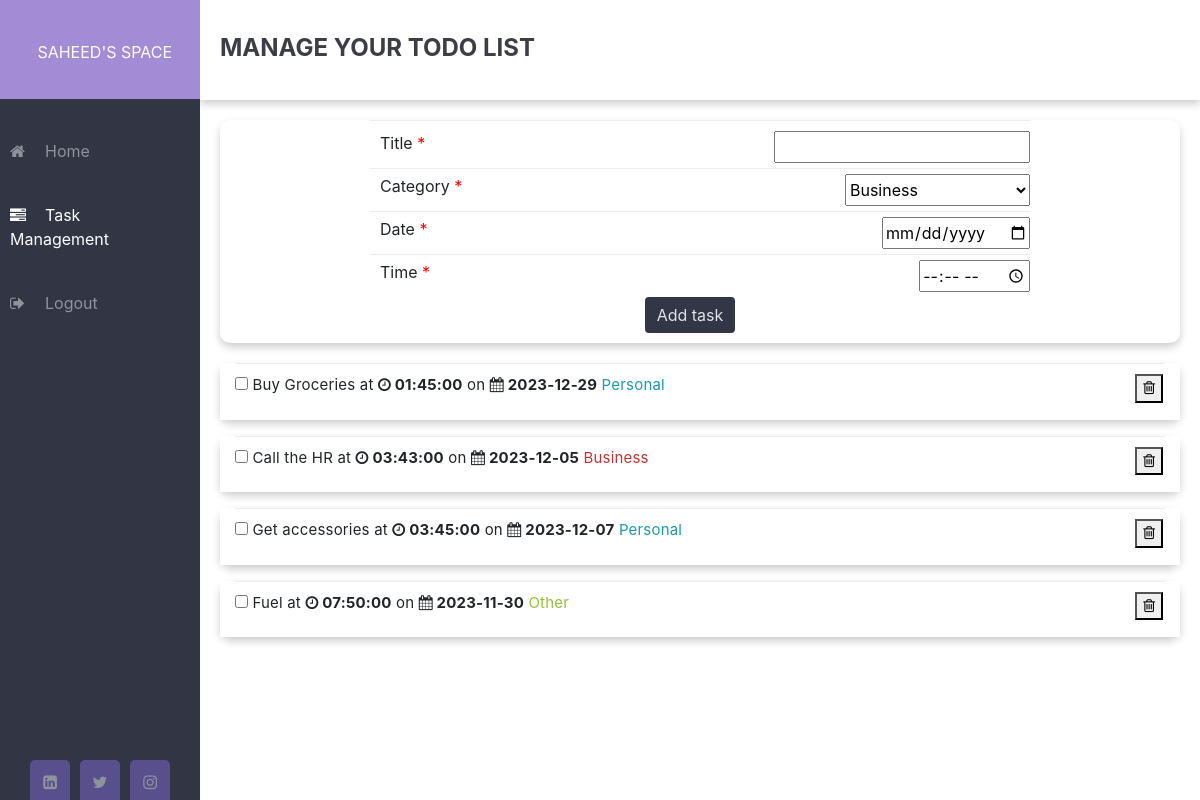
The page /manage-task (signed in) on the database as committed earlier.
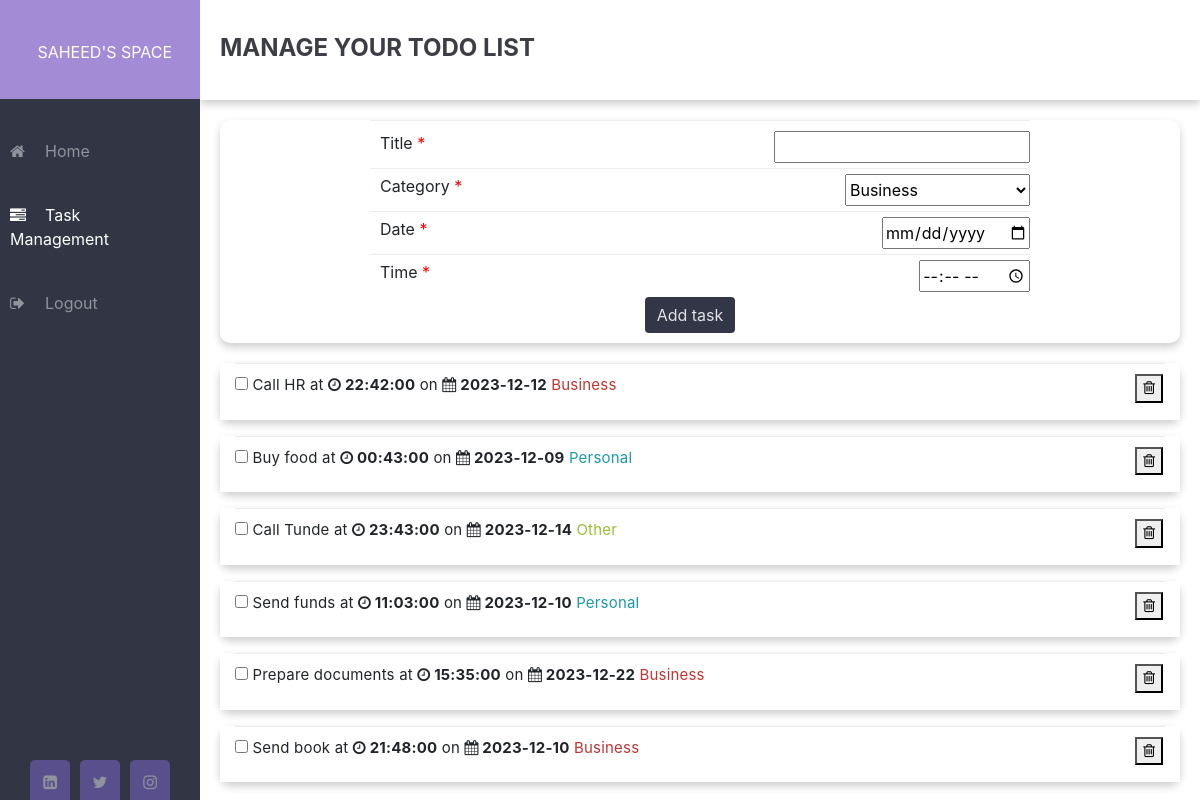
The same page on the database as committed later.
### core/models/auth.py (models this page shows, shortened)
class User(UserMixin, db.Model):
    __tablename__ = "user"
    id = db.Column(db.Integer, primary_key=True)
    username = db.Column(db.String(64), index=True, unique=True)
    email = db.Column(db.String(120), index=True, unique=True)
    password_hash = db.Column(db.String(128))
    todo = db.relationship("Todo", backref="author", lazy="dynamic")

### core/models/todo.py (models this page shows, shortened)
class Todo(db.Model):
    id = db.Column(db.Integer, primary_key=True)
    title = db.Column(db.String(140))
    date = db.Column(db.Date())
    time = db.Column(db.Time())
    category = db.Column(db.String, db.ForeignKey("category.id"))
    user_id = db.Column(db.Integer, db.ForeignKey("user.id"))

### core/task/views.py (the view, shortened to what this page needs)
@task.route("/manage-task", methods=["GET", "POST"])
@login_required
def manage_task():
    user = current_user
    todos = Todo.query.filter_by(author=user).all()
    date = datetime.now()
    now = date.strftime("%Y-%m-%d")
    time = date.strftime("%H:%M")
    form = TaskForm()
    form.category.choices = [
        (category.id, category.name) for category in Category.query.all()
    ]
    return render_template(
        "tasks.html",
        title="Manage Tasks",
        form=form,
        todos=todos,
        DateNow=now,
        TimeNow=time,
    )

### core/task/forms.py
class TaskForm(FlaskForm):
    title = StringField("Title", validators=[DataRequired()])
    category = SelectField("Category", coerce=int, validators=[DataRequired()])
    date = DateField("Date", format="%Y-%m-%d", validators=[DataRequired()])
    time = TimeField("Time", format="%H:%M", validators=[DataRequired()])
    submit = SubmitField("Add task")

### core/models/auth.py (called while the page is built)
@login.user_loader
def load_user(id):
    return User.query.get(int(id))

### core/templates/tasks.html (shortened to what this page needs)
{% extends "base.html" %} {% block content %}
<div class="task_content categories">
  <div class="">
    <div class="content">
      <div class="welcome">
        <span class="welcome-text">Manage Your ToDo List</span>
      </div>
      <form action="" method="post" novalidate>
        <div class="inputContainer Task">
          <div>
            {{ form.title.label }}
            <span style="color: red">*</span>
          </div>
          <br />
          {{ form.title(size=20) }}
        </div>
        <div class="inputContainer choice">
          <div>
            {{ form.category.label}}
            <span style="color: red">*</span>
          </div>
          <br />
          {{ form.category}}
        </div>
        <div class="inputContainer date">
          <div>
            {{ form.date.label }}
            <span style="color: red">*</span>
          </div>
          <br />
          {{ form.date }}
        </div>
        <div class="inputContainer time">
          <div>
            {{ form.time.label }}
            <span style="color: red">*</span>
          </div>
          <br />
          {{ form.time }}
        </div>
        <div class="buttons">{{ form.submit(class="taskAdd btn") }}</div>
      </form>
      {% for todo in todos %}
      <form action="{{url_for("task.delete_task")}}" method="post">
        <div class="tabs effect-1">
          <div class="tab-container">
            <section id="tab-item-1">
              <ul class="taskList">
                <li class="currentTaskItem">
                  <input
                    type="checkbox"
                    class="taskCheckbox"
                    name="checkedbox"
                    id="{{ todo.id }}"
                    value="{{ todo.id }}"
                  />
                  <label for="{{ todo.id }}"
                    ><span class="complete-">{{ todo.title }}</span></label
                  >
                  <span class="taskDone">at</span>
                  <strong class="taskDone"
                    ><i class="fa fa-clock-o"></i> {{ todo.time }}</strong
                  >
                  <span class="taskDone">on</span>
                  <strong class="taskDatee taskDone"
                    ><i class="fa fa-calendar"></i> {{ todo.date }}</strong
                  >
                  <span class="categorypage-{{ todo.category }}"
                    >{{ todo.category }}</span
                  >
                  <button
                    class="taskDelete"
                    name="taskDelete"
                    formnovalidate=""
                    type="submit"
                  >
                    <i class="fa fa-trash-o icon"></i>
                  </button>
                </li>
              </ul>
            </section>
          </div>
        </div>
      </form>
      {% endfor %}
    </div>
  </div>
</div>
{% endblock %}

### core/templates/base.html (shortened to what this page needs)
<!DOCTYPE html>
<html>
  <head>
    <link
      rel="stylesheet"
      type="text/css"
      href="{{ url_for('static', filename='styles.css') }}"
    />
    <link
      rel="stylesheet"
      href="https://maxcdn.bootstrapcdn.com/bootstrap/4.0.0-beta/css/bootstrap.min.css"
    />
    <link
      rel="stylesheet"
      type="text/css"
      href="https://maxcdn.bootstrapcdn.com/font-awesome/4.7.0/css/font-awesome.min.css"
    />
  </head>
  <body>
    {% if request.url_rule.endpoint != 'index'
      and request.url_rule.endpoint != 'auth.login'
        and request.url_rule.endpoint != 'auth.register' %}
          <div class="wrapper">
    {% endif %}
      {% if request.url_rule.endpoint != 'index'
        and request.url_rule.endpoint != 'auth.login'
          and request.url_rule.endpoint != 'auth.register' %}
          {%include 'sidebar.html' %}
      {% endif %}
      {% block content %} {% endblock content%}
      {% if request.url_rule.endpoint != 'index'
        and request.url_rule.endpoint != 'auth.login'
          and request.url_rule.endpoint != 'auth.register' %}
          </div>
      {% endif %}
  </body>
</html>

### core/templates/sidebar.html (shortened to what this page needs)
<div id="mySidebar" class="sidebar">
  <div class="top-sidebar">&nbsp;{{current_user.username}}'s Space</div>
  <ul>
    <li>
      <a
        class="{% if request.url_rule.endpoint == 'home.homepage' %} active {% endif %}"
        href="{{url_for('home.homepage')}}"
        ><i class="fa fa-home"></i>Home</a
      >
    </li>
    <li>
      <a
        class="{% if request.url_rule.endpoint == 'task.manage_task' %} active {% endif %}"
        href="{{url_for('task.manage_task')}}"
        ><i class="fa fa-tasks"></i>Task Management</a
      >
    </li>
    <li>
      <a href="{{url_for('auth.logout')}}"
        ><i class="fa fa-sign-out"></i>Logout</a
      >
    </li>
  </ul>
  <div class="social_media">
    <a href="https://www.linkedin.com/in/abdulsalam-saheed/"
      ><i class="fa fa-linkedin-square"></i
    ></a>
    <a href="#"><i class="fa fa-twitter"></i></a>
    <a href="#"><i class="fa fa-instagram"></i></a>
  </div>
</div>

### core/static/styles.css (style rules this page uses)
*, *:before, *:after { -webkit-box-sizing: border-box; -moz-box-sizing: border-box; box-sizing: border-box; }
body { padding: 0; margin: 0; font-family: "Nunito", sans-serif; list-style: none; text-decoration: none; min-height: 100vh; overflow-x: hidden; }
ul { list-style-type: none; }
.wrapper { display: flex; position: relative; }
.wrapper .sidebar { width: 200px; height: 100%; background: #313544; padding-left: 0px; padding-right: 0px; padding-bottom: 30px; position: fixed; overflow-x: hidden; }
.wrapper .sidebar .top-sidebar { color: #fff; background: #a48bd5; margin-bottom: 20px; padding: 40px 0px 35px 5px; text-transform: uppercase; text-align: center; }
.wrapper .sidebar ul { padding-left: 0px; }
.wrapper .sidebar ul li { padding: 20px 20px 20px 10px; }
.wrapper .sidebar ul li .active { color: #fff; }
.wrapper .sidebar ul li a { color: #8f939b; display: block; }
.wrapper .sidebar ul li a .fa { width: 35px; }
.wrapper .sidebar .social_media { position: absolute; bottom: 0; left: 50%; transform: translateX(-50%); display: flex; }
.wrapper .sidebar .social_media a { display: block; width: 40px; background: #594f8d; height: 40px; line-height: 45px; text-align: center; margin: 0 5px; color: #8f939b; border-top-left-radius: 5px; border-top-right-radius: 5px; }
.wrapper .main_content, .wrapper .task_content { width: 100%; margin-left: 200px; }
.wrapper .main_content .welcome, .wrapper .task_content .welcome { box-shadow: 0 4px 8px 0 rgba(0, 0, 0, 0.2); transition: 0.3s; width: 100%; height: 100px; padding: 30px 0px 0px 20px; margin-bottom: 20px; }
.welcome-text { color: #3d3d46; text-transform: uppercase; font-size: 1.5rem; font-weight: bold; }
.taskAdd { margin-bottom: 10px; margin-right: 20px; }
.buttons { text-align: center; margin-bottom: 20px; }
.taskDelete { float: right; margin-right: 2px; }
.taskList { padding: 0 15px; padding-bottom: 5px; }
.currentTaskItem, .overdueTaskItem { border-top: 1px solid #ebecf0; padding: 10px 0; font-size: 15px; letter-spacing: 0.2px; }
.taskList .taskDatee { text-transform: uppercase; }
.categoryy-Personal, .categorypage-Personal { color: #1d99aa; }
.categoryy-Business, .categorypage-Business { color: #c13434; }
.categoryy-Other, .categorypage-Other { color: #94c134; }
.btn { color: #e2e1e6 !important; background-color: rgb(50, 54, 71) !important; padding: 0.75rem 1.5rem; border-radius: 0.5rem; text-decoration: none; font-size: 0.9rem; outline: none; border: none !important; cursor: pointer; }
.inputContainer { border-top: 1px solid #ebecf0; padding-bottom: 5px; padding-top: 5px; padding-left: 10px; margin-left: 150px; margin-right: 150px; display: flex; justify-content: space-between; }
.inputContainer select { width: 185px; }
.content form { box-shadow: 0 4px 8px 0 rgb(0 0 0 / 20%); margin: 0px 20px; border-radius: 10px; }
.categories .time { padding-bottom: 5px; }
.categories .date { padding-bottom: 5px; }
form .Task { padding-top: 10px; }
form { border-radius: 0.5rem; margin-bottom: 10px; margin-left: 50px; margin-right: 50px; }
.tabs { background: #fff; position: relative; }
.tab-container { width: 100%; }
.tab-container section { width: 100%; }

Rows that differ between the two databases and show on the page:
changed Todo: title "Buy Groceries" → "Call HR"; time "01:45:00" → "22:42:00"; date "2023-12-29" → "2023-12-12"; category "Personal" → "Business"
changed Todo: title "Call the HR" → "Buy food"; time "03:43:00" → "00:43:00"; date "2023-12-05" → "2023-12-09"; category "Business" → "Personal"
changed Todo: title "Get accessories" → "Call Tunde"; time "03:45:00" → "23:43:00"; date "2023-12-07" → "2023-12-14"; category "Personal" → "Other"
changed Todo: title "Fuel" → "Send funds"; time "07:50:00" → "11:03:00"; date "2023-11-30" → "2023-12-10"; category "Other" → "Personal"
added Todo: title "Prepare documents", time "15:35:00", date "2023-12-22", category "Business"
added Todo: title "Send book", time "21:48:00", date "2023-12-10", category "Business"
